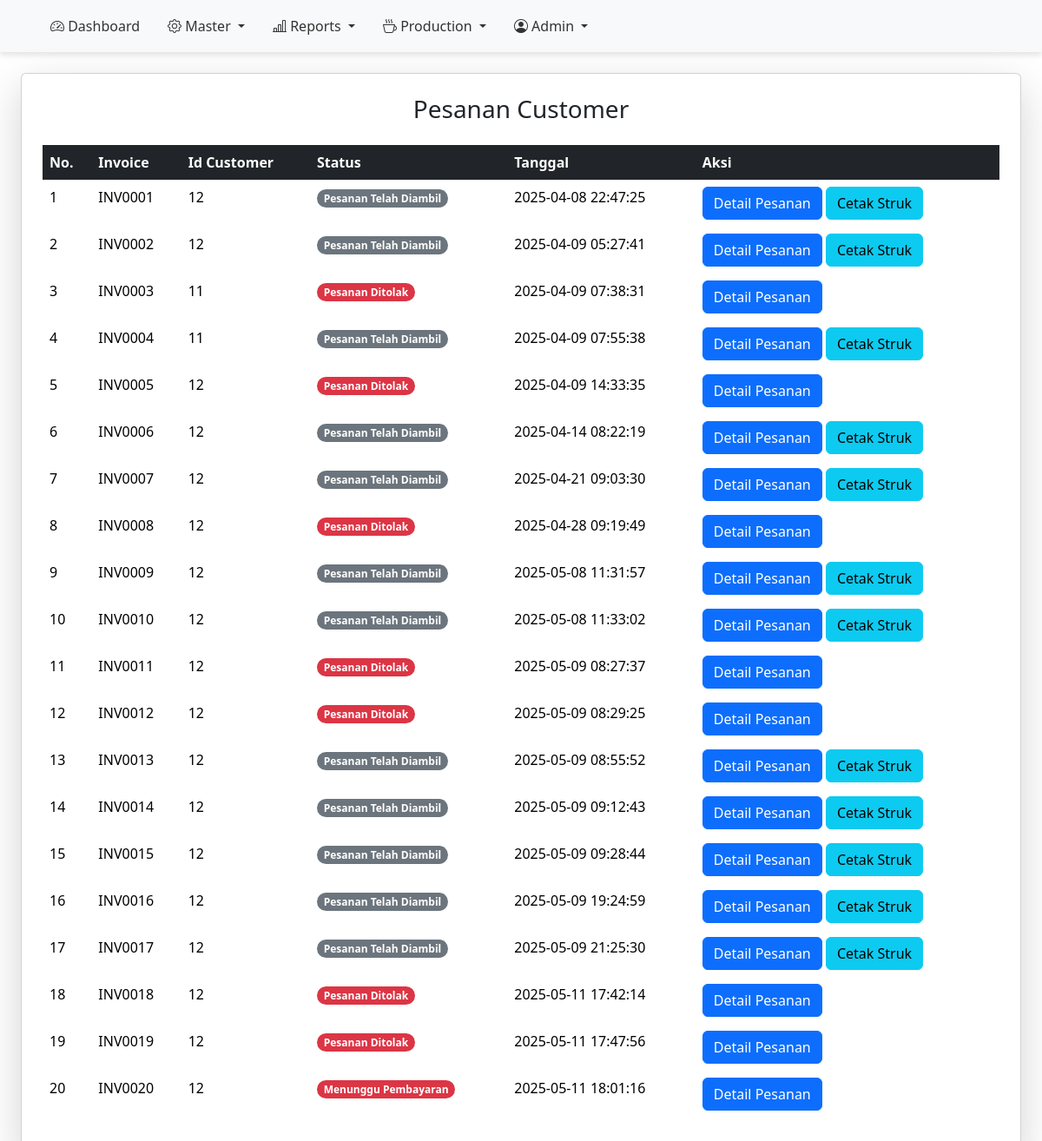
The page /Admin/order-index.php (signed in) on the database its author committed.
### Admin/order-index.php (the view, shortened to what this page needs)
<?php
include '../config.php';
?>
<!DOCTYPE html>
<html lang="en">
<head>
</head>
<body>
    <?php include "../Layout/sidebar.php" ?>
    <div class="p-4">
        <div class="card shadow-lg p-4 mb-3">
            <h3 class="text-center mb-4">Pesanan Customer</h3>
            <div class="table-responsive">
                <table class="table table-borderless align-midlle text-left">
                    <?php
                    $cek = mysqli_query($conn, "SELECT * FROM `bo-order`");
                    $jml = mysqli_num_rows($cek);
                    if ($jml > 0) {
                        ?>
                        <thead class="table-dark">
                            <tr>
                                <th>No.</th>
                                <th>Invoice</th>
                                <th>Id Customer</th>
                                <th>Status</th>
                                <th>Tanggal</th>
                                <th>Aksi</th>
                            </tr>
                        </thead>
                        <tbody>
                            <?php
                            $result2 = mysqli_query($conn, "SELECT pn.id_order, pn.invoice, pn.id_customer, p.id_product, p.name_product, pn.qty_cart, pn.price_cart, pn.status, pn.date_cart FROM `bo-order` pn JOIN `bo-product` p ON pn.id_product = p.id_product GROUP BY pn.invoice ORDER BY pn.date_cart ASC");
                            $no2 = 1;
                            while ($row2 = mysqli_fetch_assoc($result2)) {
                                ?>
                                <tr>
                                    <td><?= $no2; ?></td>
                                    <td><?= htmlspecialchars($row2['invoice']); ?></td>
                                    <td><?= htmlspecialchars($row2['id_customer']); ?></td>
                                    <td>
                                        <?php if ($row2['status'] == 'Menunggu Konfirmasi Pesanan') : ?>
                                            <span class="badge rounded-pill text-bg-warning"><?= $row2['status']?></span>
                                        <?php elseif ($row2['status'] == 'Menunggu Pembayaran') : ?>
                                            <span class="badge rounded-pill text-bg-danger"><?= $row2['status']?></span>
                                        <?php elseif ($row2['status'] == 'Pesanan Sedang Diproses') : ?>
                                            <span class="badge rounded-pill text-bg-primary"><?= $row2['status']?></span>
                                        <?php elseif ($row2['status'] == 'Pesanan Selesai') : ?>
                                            <span class="badge rounded-pill text-bg-success"><?= $row2['status']?></span>
                                        <?php elseif ($row2['status'] == 'Pesanan Telah Diambil') : ?>
                                            <span class="badge rounded-pill text-bg-secondary"><?= $row2['status']?></span>
                                        <?php elseif ($row2['status'] == 'Pesanan Ditolak') : ?>
                                            <span class="badge rounded-pill text-bg-danger"><?= $row2['status']?></span>
                                        <?php endif; ?>
                                    </td>
                                    <td><?= $row2['date_cart']; ?></td>
                                    <td>
                                        <button type="button" class="btn btn-primary" data-bs-toggle="modal"
                                            data-bs-target="#modalDetail<?= $row2['invoice']; ?>">
                                            Detail Pesanan
                                        </button>
                                        <?php if ($row2['status'] == 'Menunggu Pembayaran') : ?>
                                        <?php elseif ($row2['status'] == 'Pesanan Telah Diambil') : ?>
                                            <a href="print-receipt.php?inv=<?= $row2['invoice']; ?>" class="btn btn-info" target="_blank">
                                                <i class="glyphicon glyphicon-print"></i> Cetak Struk
                                            </a>
                                        <?php elseif ($row2['status'] == 'Pesanan Ditolak') : ?>
                                        <?php endif; ?>
                                    </td>
                                </tr>
                                <?php
                                $no2++;
                            }
                            ?>
                        </tbody>
                        <?php
                    } else {
                        echo "<tr><td colspan='7' class='text-center text-muted p-4'>Tidak ada pesanan sekarang, selamat bersantai :)</td></tr>";
                    } ?>
                </table>
            </div>
        </div>
    </div>
</body>
</html>

### rows shown on the page
bo-order: invoice "INV0001", id_customer "12", status "Pesanan Telah Diambil", date_cart "2025-04-08 22:47:25"
bo-order: invoice "INV0002", id_customer "12", status "Pesanan Telah Diambil", date_cart "2025-04-09 05:27:41"
bo-order: invoice "INV0003", id_customer "11", status "Pesanan Ditolak", date_cart "2025-04-09 07:38:31"
bo-order: invoice "INV0004", id_customer "11", status "Pesanan Telah Diambil", date_cart "2025-04-09 07:55:38"
bo-order: invoice "INV0005", id_customer "12", status "Pesanan Ditolak", date_cart "2025-04-09 14:33:35"
bo-order: invoice "INV0006", id_customer "12", status "Pesanan Telah Diambil", date_cart "2025-04-14 08:22:19"
bo-order: invoice "INV0007", id_customer "12", status "Pesanan Telah Diambil", date_cart "2025-04-21 09:03:30"
bo-order: invoice "INV0008", id_customer "12", status "Pesanan Ditolak", date_cart "2025-04-28 09:19:49"
bo-order: invoice "INV0009", id_customer "12", status "Pesanan Telah Diambil", date_cart "2025-05-08 11:31:57"
bo-order: invoice "INV0010", id_customer "12", status "Pesanan Telah Diambil", date_cart "2025-05-08 11:33:02"
bo-order: invoice "INV0011", id_customer "12", status "Pesanan Ditolak", date_cart "2025-05-09 08:27:37"
bo-order: invoice "INV0012", id_customer "12", status "Pesanan Ditolak", date_cart "2025-05-09 08:29:25"
bo-order: invoice "INV0013", id_customer "12", status "Pesanan Telah Diambil", date_cart "2025-05-09 08:55:52"
bo-order: invoice "INV0014", id_customer "12", status "Pesanan Telah Diambil", date_cart "2025-05-09 09:12:43"
bo-order: invoice "INV0015", id_customer "12", status "Pesanan Telah Diambil", date_cart "2025-05-09 09:28:44"
bo-order: invoice "INV0016", id_customer "12", status "Pesanan Telah Diambil", date_cart "2025-05-09 19:24:59"
bo-order: invoice "INV0017", id_customer "12", status "Pesanan Telah Diambil", date_cart "2025-05-09 21:25:30"
bo-order: invoice "INV0018", id_customer "12", status "Pesanan Ditolak", date_cart "2025-05-11 17:42:14"
bo-order: invoice "INV0019", id_customer "12", status "Pesanan Ditolak", date_cart "2025-05-11 17:47:56"
bo-order: invoice "INV0020", id_customer "12", status "Menunggu Pembayaran", date_cart "2025-05-11 18:01:16"
